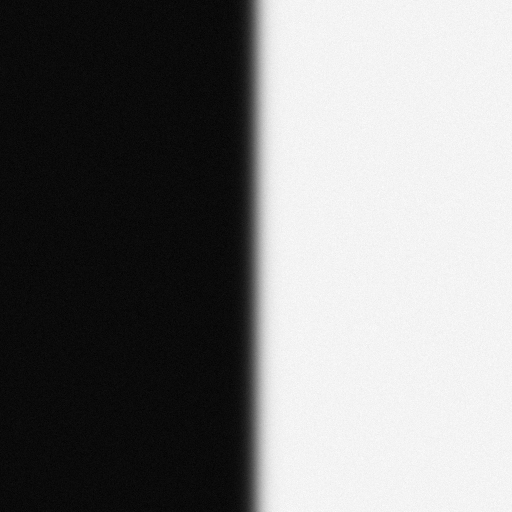
#> input picture 06/Edge.tif, 512 x 512 px
$ python SlitEdge_gauss_mtf.py
#> lines starting #> are read from the running program, lines starting #| are printed output that depends on the picture; long printed decimals are rounded
import cv2
import numpy as np
from matplotlib import pyplot as plt
import pandas as pd
import math
import audioread
import sys
from scipy.stats import norm

# load Edge.tif and Slit.tif from current working directory
filenames = ['Edge.tif', 'Slit.tif']
images = {}

for fname in filenames:
    img = cv2.imread(fname, cv2.IMREAD_UNCHANGED)
#> img is the input picture: shape (512, 512) uint16; min 0, max 65535, mean 32557.5
    if img is None:
        print(f"Error: failed to load {fname}")
        sys.exit(1)
    # convert to grayscale if image has color channels
    if img.ndim == 3:
        img = cv2.cvtColor(img, cv2.COLOR_BGR2GRAY)
    img = img.astype(np.float64)
    images[fname] = img
    print(f"Loaded {fname}: shape={img.shape}, dtype={img.dtype}")
#| Loaded Edge.tif: shape=(512, 512), dtype=float64

# show the two images side by side
plt.figure(figsize=(8, 4))
for i, fname in enumerate(filenames, 1):
    plt.subplot(1, 2, i)
    plt.imshow(images[fname], cmap='gray', interpolation='nearest')
    plt.title(fname)
    plt.axis('off')
plt.tight_layout()
plt.show()
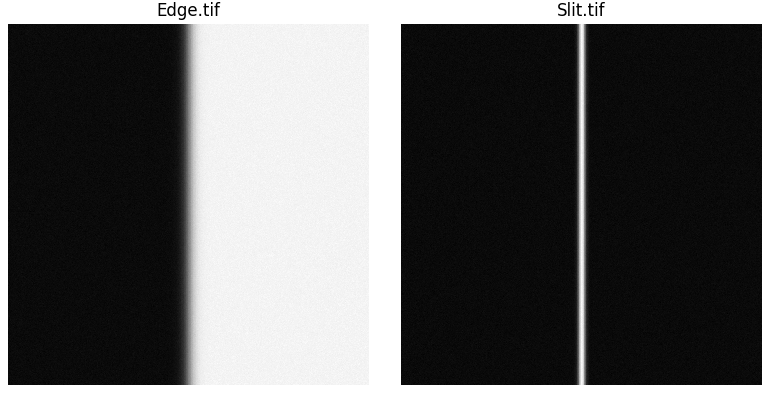
#> figure drawn by matplotlib, 2 panels

# extract the center row from each loaded image and plot the intensity profiles
plt.figure(figsize=(8, 4))
for fname in filenames:
    img = images[fname]
    mid_row = img.shape[0] // 2
    signal = img[mid_row, :].astype(np.float64)

    # use edge regions (far from center) to estimate baseline and shift so those regions average to 0
    boundary = max(10, img.shape[1] // 8)  # use at least 10 pixels or 1/8 of width
    edge_samples = np.concatenate([signal[:boundary], signal[-boundary:]])
    if fname == 'Edge.tif':
        deriv = np.gradient(signal)
        baseline = np.mean(np.concatenate([deriv[:boundary], deriv[-boundary:]]))
        deriv_shifted = deriv - baseline
        # normalize so maximum value becomes 1 (fallback to abs max if needed)
        maxv = np.max(deriv_shifted)
        if maxv == 0 or not np.isfinite(maxv):
            maxv = np.max(np.abs(deriv_shifted))
        if maxv != 0 and np.isfinite(maxv):
            deriv_shifted = deriv_shifted / maxv
        plt.plot(deriv_shifted, label=f"{fname} (derivative, shifted, normalized)")
    else:
        baseline = np.mean(edge_samples)
        sig_shifted = signal - baseline
        # normalize so maximum value becomes 1 (fallback to abs max if needed)
        maxv = np.max(sig_shifted)
        if maxv == 0 or not np.isfinite(maxv):
            maxv = np.max(np.abs(sig_shifted))
        if maxv != 0 and np.isfinite(maxv):
            sig_shifted = sig_shifted / maxv
        plt.plot(sig_shifted, label=f"{fname} (shifted, normalized)")
#> this loop made 2 passes
#> baseline on passes 1 to 2: -2.63, 2708.8

sig = 7
gauss = norm.pdf(np.arange(0, 512), loc=256, scale=sig)/norm.pdf(256, loc=256, scale=sig)
plt.plot(gauss, label="(gauss)")

# compute RMSE between gaussian and the two processed signals (if present)
def compute_rmse(a, b):
    a = np.asarray(a, dtype=np.float64)
#> a = 512 values, max 1 at index 256, min 3.73e-291 at index 0, mean 0.0343
    b = np.asarray(b, dtype=np.float64)
#> b = 512 values, max 1 at index 257, min -0.257 at index 379, mean 0.0306
    # truncate to common length
    n = min(a.size, b.size)
#> n = 512
    if n == 0:
        return np.nan
    a = a[:n]
    b = b[:n]
    return np.sqrt(np.mean((a - b)**2))

# safely compute and print RMSEs, flush output so prints appear immediately
if 'deriv_shifted' in globals() or 'deriv_shifted' in locals():
    rmse_gauss_deriv = compute_rmse(gauss, deriv_shifted)
#> rmse_gauss_deriv = 0.109
    print(f"RMSE(gauss, deriv_shifted) = {rmse_gauss_deriv:.6f}", flush=True)
#| RMSE(gauss, deriv_shifted) = 0.1092
else:
    print("deriv_shifted is not defined; skipping RMSE(gauss, deriv_shifted)", flush=True)

if 'sig_shifted' in globals() or 'sig_shifted' in locals():
    rmse_gauss_sig = compute_rmse(gauss, sig_shifted)
#> rmse_gauss_sig = 0.0766
    print(f"RMSE(gauss, sig_shifted) = {rmse_gauss_sig:.6f}", flush=True)
#| RMSE(gauss, sig_shifted) = 0.0766
else:
    print("sig_shifted is not defined; skipping RMSE(gauss, sig_shifted)", flush=True)

plt.xlabel('Pixel')
plt.ylabel('Intensity / Derivative')
plt.title('Center row intensity profile (Edge and Slit images)')
plt.legend()
plt.grid(True)
plt.tight_layout()
plt.show()
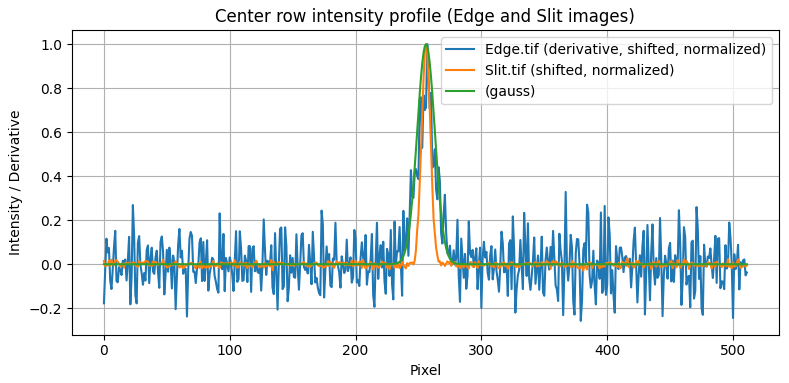
#> figure drawn by matplotlib, 1 panel; curve peaks at x = 257, y = 1; curve peaks at x = 256, y = 1; curve peaks at x = 256, y = 1
